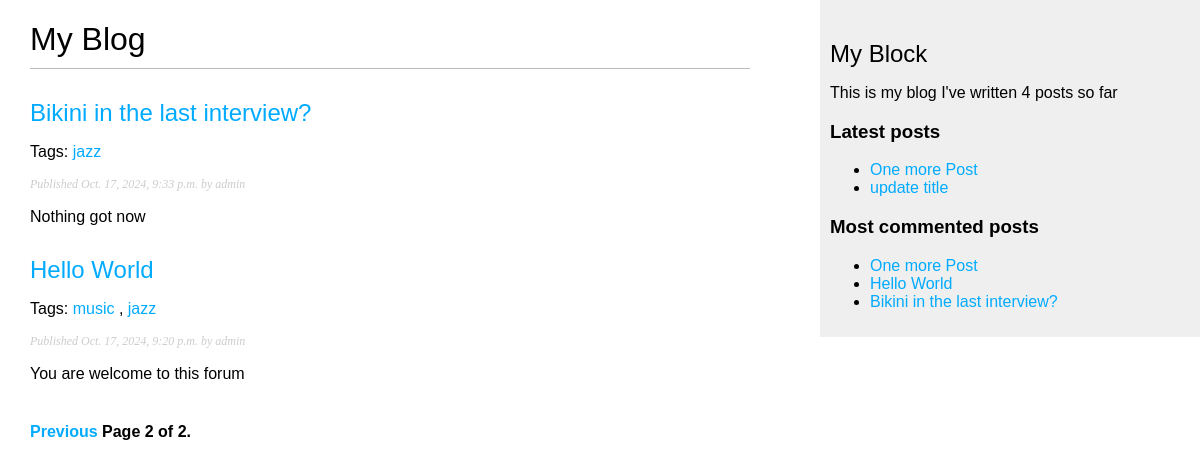
Screenshot of /blog/?page=2 with the database file from the repository.
### blog/models.py (models this page shows, shortened)
class Post(models.Model):
    class Status(models.TextChoices):
        DRAFT = 'DF', "Draft"
        PUBLISHED = 'PB', 'Published'
    title = models.CharField(max_length=250)
    slug = models.SlugField(max_length=250, unique_for_date='publish')
    body = models.TextField()
    publish = models.DateTimeField(default=timezone.now)
    created = models.DateTimeField(auto_now_add=True)
    updated = models.DateTimeField(auto_now_add=True)
    status = models.CharField(
        max_length=2, choices=Status, default=Status.DRAFT)
    author = models.ForeignKey(
        settings.AUTH_USER_MODEL, on_delete=models.CASCADE, related_name='blog_posts')
    objects = models.Manager()
    published = PublishedManager()
    tags = TaggableManager()
    class Meta:
        ordering = ['-publish']
        indexes = [
            models.Index(fields=['-publish']),
        ]
    def get_absolute_url(self):
        return reverse('blog:post_detail', args=[self.publish.year, self.publish.month, self.publish.day, self.slug])

### blog/views.py (the view)
# urls.py: path('', post_list, name='post_list'),
def post_list(request, tag_slug=None):
    post_list = Post.published.all()
    tag = None
    if tag_slug:
        tag = get_object_or_404(Tag, slug=tag_slug)
        post_list = post_list.filter(tags__in=[tag])
    paginator = Paginator(post_list, 2)
    page_number = request.GET.get('page', 1)
    try:
        posts = paginator.page(page_number)
    except PageNotAnInteger:
        posts = paginator.page(1)
    except EmptyPage:
        posts = paginator.page(paginator.num_pages)
    return render(request, 'blog/post/list.html',
                  {
                      'posts': posts,
                      'tag': tag
                  })

### blog/models.py (called while the page is built)
    def get_queryset(self):
        return super().get_queryset().filter(status=Post.Status.PUBLISHED)

### blog/templatetags/blog_tags.py (called while the page is built)
@register.simple_tag
def total_posts():
    return Post.published.count()

@register.inclusion_tag('blog/post/latest_posts.html')
def show_latest_posts(count=5):
    latest_post = Post.published.order_by('-publish')[:count]
    return {
        'latest_post': latest_post
    }

@register.simple_tag
def get_most_commented_posts(count=5):
    return Post.published.annotate(
        total_comments=Count('comments')
    ).order_by('-total_comments')[:count]

@register.filter(name='markdown')
def markdown_format(text):
    return mark_safe(markdown.markdown(text))

### blog/templates/blog/post/list.html (shortened to what this page needs)
{% extends "blog/base.html" %}
{% load blog_tags %}
{% block content %}
	<h1>My Blog</h1>
	{% for post in posts %}
		<h2>
			<a href="{{ post.get_absolute_url }}"> {{ post.title }} </a>
		</h2>
		<p class="tags">
			Tags: {% for tag in post.tags.all %}
			<a href="{% url 'blog:post_list_by_tag' tag.slug %}">{{tag.name}}</a>
			{% if not forloop.last %}, {% endif%}
			{% endfor %}
		</p>
		<p class="date">Published {{ post.publish }} by {{ post.author }}</p>
		{{ post.body|markdown|truncatewords_html:30 }}
	{% endfor %}
	{% include "pagination.html" with page=posts %}
{% endblock %}

### blog/templates/blog/base.html (shortened to what this page needs)
{% load blog_tags %}
{% load static %}
<!DOCTYPE html>
<html lang="en">
  <head>
    <link href="{% static 'css/blog.css' %}" rel="stylesheet" />
  </head>
  <body>
    <div id="content">{% block content %} {% endblock %}</div>
    <div id="sidebar">
      <h2>My Block</h2>
      <p>
        This is my blog
        I've written {% total_posts %} posts so far
      </p>
      <h3>Latest posts</h3>
      {% show_latest_posts 2 %}
      <h3>Most commented posts</h3>
      {% get_most_commented_posts 3 as most_commented_posts %}
      <ul>
        {% for post in most_commented_posts %}
        <li><a href="{{ post.get_absolute_url }}">{{post.title}}</a></li>
        {% endfor %}
      </ul>
    </div>
  </body>
</html>

### blog/templates/blog/post/latest_posts.html
<ul>
  {% for post in latest_post %}
  <li>
    <a href="{{ post.get_absolute_url }}">{{post.title}}</a>
  </li>
  {% endfor %}
</ul>

### blog/static/css/blog.css (style rules this page uses)
body { margin:0; padding:0; font-family:helvetica, sans-serif; }
a { color:#00abff; text-decoration:none; }
h1 { font-weight:normal; border-bottom:1px solid #bbb; padding:0 0 10px 0; }
h2 { font-weight:normal; margin:30px 0 0; }
#content { float:left; width:60%; padding:0 0 0 30px; }
#sidebar { float:right; width:30%; padding:10px; background:#efefef; height:100%; }
p.date { color:#ccc; font-family: georgia, serif; font-size: 12px; font-style: italic; }

### rows the page displays
Post: title "Bikini in the last interview?", publish "Oct. 17, 2024, 9:33 p.m.", author "admin", body "Nothing got now"
Tag: name "jazz"
Post: title "Hello World", publish "Oct. 17, 2024, 9:20 p.m.", author "admin", body "You are welcome to this forum"
Tag: name "music"
Post: title "One more Post"
Post: title "update title"

### other values shown
{{ page.number }} "2"
{{ page.paginator.num_pages }} "2"
